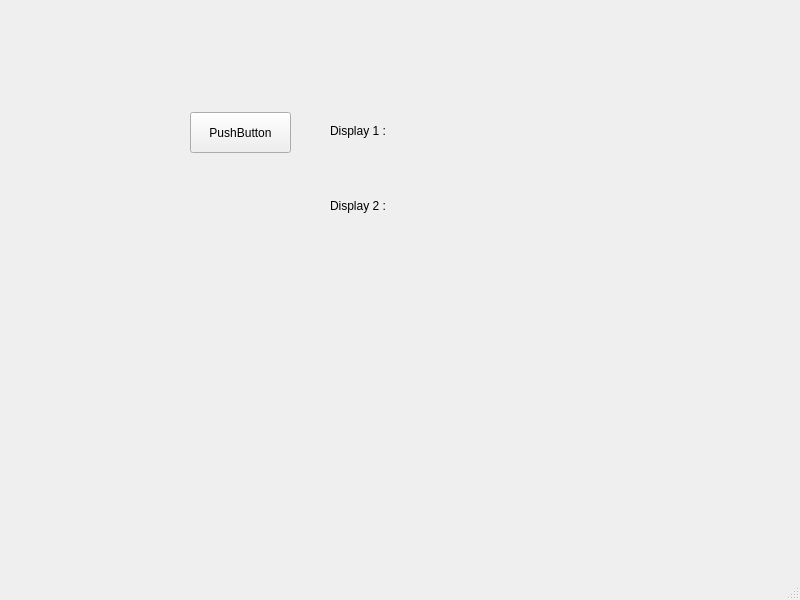
<?xml version="1.0" encoding="UTF-8"?>
<ui version="4.0">
 <class>MainWindow</class>
 <widget class="QMainWindow" name="MainWindow">
  <property name="geometry">
   <rect>
    <x>0</x>
    <y>0</y>
    <width>800</width>
    <height>600</height>
   </rect>
  </property>
  <property name="windowTitle">
   <string>MainWindow</string>
  </property>
  <widget class="QWidget" name="centralwidget">
   <widget class="QPushButton" name="pushButton">
    <property name="geometry">
     <rect>
      <x>190</x>
      <y>112</y>
      <width>101</width>
      <height>41</height>
     </rect>
    </property>
    <property name="text">
     <string>PushButton</string>
    </property>
   </widget>
   <widget class="QLabel" name="label">
    <property name="geometry">
     <rect>
      <x>330</x>
      <y>110</y>
      <width>91</width>
      <height>41</height>
     </rect>
    </property>
    <property name="text">
     <string>Display 1 :</string>
    </property>
   </widget>
   <widget class="QLabel" name="label_2">
    <property name="geometry">
     <rect>
      <x>330</x>
      <y>180</y>
      <width>101</width>
      <height>51</height>
     </rect>
    </property>
    <property name="text">
     <string>Display 2 :</string>
    </property>
   </widget>
  </widget>
  <widget class="QMenuBar" name="menubar">
   <property name="geometry">
    <rect>
     <x>0</x>
     <y>0</y>
     <width>800</width>
     <height>21</height>
    </rect>
   </property>
  </widget>
  <widget class="QStatusBar" name="statusbar"/>
 </widget>
 <resources/>
 <connections/>
</ui>
